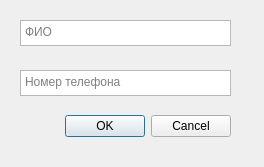
<?xml version="1.0" encoding="UTF-8"?>
<ui version="4.0">
 <class>Dialog_Guests_add</class>
 <widget class="QDialog" name="Dialog_Guests_add">
  <property name="geometry">
   <rect>
    <x>0</x>
    <y>0</y>
    <width>264</width>
    <height>167</height>
   </rect>
  </property>
  <property name="windowTitle">
   <string>Dialog</string>
  </property>
  <property name="styleSheet">
   <string notr="true"/>
  </property>
  <widget class="QDialogButtonBox" name="buttonBox">
   <property name="geometry">
    <rect>
     <x>50</x>
     <y>110</y>
     <width>181</width>
     <height>32</height>
    </rect>
   </property>
   <property name="orientation">
    <enum>Qt::Horizontal</enum>
   </property>
   <property name="standardButtons">
    <set>QDialogButtonBox::Cancel|QDialogButtonBox::Ok</set>
   </property>
  </widget>
  <widget class="QTextEdit" name="te_gue_fullname">
   <property name="geometry">
    <rect>
     <x>20</x>
     <y>20</y>
     <width>211</width>
     <height>26</height>
    </rect>
   </property>
   <property name="tabletTracking">
    <bool>false</bool>
   </property>
   <property name="contextMenuPolicy">
    <enum>Qt::DefaultContextMenu</enum>
   </property>
   <property name="styleSheet">
    <string notr="true"/>
   </property>
   <property name="inputMethodHints">
    <set>Qt::ImhNone</set>
   </property>
   <property name="frameShape">
    <enum>QFrame::StyledPanel</enum>
   </property>
   <property name="frameShadow">
    <enum>QFrame::Sunken</enum>
   </property>
   <property name="horizontalScrollBarPolicy">
    <enum>Qt::ScrollBarAsNeeded</enum>
   </property>
   <property name="tabChangesFocus">
    <bool>false</bool>
   </property>
   <property name="undoRedoEnabled">
    <bool>true</bool>
   </property>
   <property name="overwriteMode">
    <bool>false</bool>
   </property>
   <property name="acceptRichText">
    <bool>true</bool>
   </property>
   <property name="placeholderText">
    <string>ФИО</string>
   </property>
  </widget>
  <widget class="QTextEdit" name="te_gue_phone">
   <property name="geometry">
    <rect>
     <x>20</x>
     <y>70</y>
     <width>211</width>
     <height>26</height>
    </rect>
   </property>
   <property name="tabletTracking">
    <bool>false</bool>
   </property>
   <property name="contextMenuPolicy">
    <enum>Qt::DefaultContextMenu</enum>
   </property>
   <property name="styleSheet">
    <string notr="true"/>
   </property>
   <property name="inputMethodHints">
    <set>Qt::ImhNone</set>
   </property>
   <property name="frameShape">
    <enum>QFrame::StyledPanel</enum>
   </property>
   <property name="frameShadow">
    <enum>QFrame::Sunken</enum>
   </property>
   <property name="horizontalScrollBarPolicy">
    <enum>Qt::ScrollBarAsNeeded</enum>
   </property>
   <property name="tabChangesFocus">
    <bool>false</bool>
   </property>
   <property name="undoRedoEnabled">
    <bool>true</bool>
   </property>
   <property name="overwriteMode">
    <bool>false</bool>
   </property>
   <property name="acceptRichText">
    <bool>true</bool>
   </property>
   <property name="placeholderText">
    <string>Номер телефона</string>
   </property>
  </widget>
 </widget>
 <resources/>
 <connections>
  <connection>
   <sender>buttonBox</sender>
   <signal>accepted()</signal>
   <receiver>Dialog_Guests_add</receiver>
   <slot>accept()</slot>
   <hints>
    <hint type="sourcelabel">
     <x>248</x>
     <y>254</y>
    </hint>
    <hint type="destinationlabel">
     <x>157</x>
     <y>274</y>
    </hint>
   </hints>
  </connection>
  <connection>
   <sender>buttonBox</sender>
   <signal>rejected()</signal>
   <receiver>Dialog_Guests_add</receiver>
   <slot>reject()</slot>
   <hints>
    <hint type="sourcelabel">
     <x>316</x>
     <y>260</y>
    </hint>
    <hint type="destinationlabel">
     <x>286</x>
     <y>274</y>
    </hint>
   </hints>
  </connection>
 </connections>
</ui>
